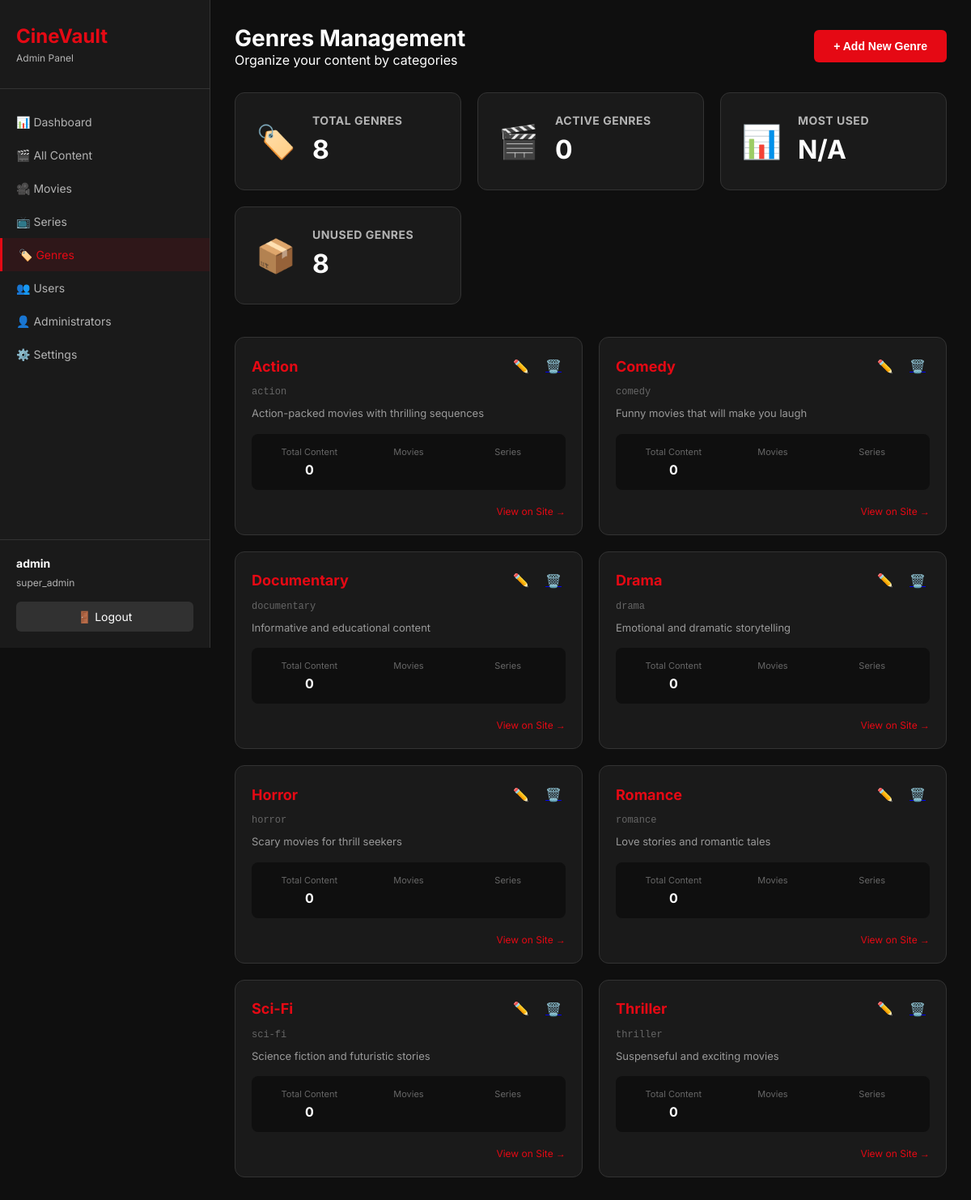
Page /admin/genres.php (signed in) on the committed database.
### tables this page shows
CREATE TABLE `genres` (
  `id` int(11) NOT NULL,
  `name` varchar(50) NOT NULL,
  `slug` varchar(50) NOT NULL,
  `description` text DEFAULT NULL,
  `created_at` timestamp NOT NULL DEFAULT current_timestamp()
);

### admin/genres.php (the view, shortened to what this page needs)
<?php
$db = getDB();
$genresQuery = "SELECT g.*,
                COUNT(c.id) as content_count,
                SUM(c.content_type = 'movie') as movie_count,
                SUM(c.content_type = 'series') as series_count
                FROM genres g
                LEFT JOIN content c ON g.id = c.genre_id
                GROUP BY g.id
                ORDER BY g.name";
$genres = $db->query($genresQuery);
?>
<!DOCTYPE html>
<html lang="en">
<head>
    <link rel="stylesheet" href="assets/admin.css">
    <link rel="stylesheet" href="css/genre.css">
</head>
<body>
    <div class="admin-container">
        <aside class="sidebar">
            <div class="sidebar-header">
                <h1>CineVault</h1>
                <p>Admin Panel</p>
            </div>
            <nav class="sidebar-nav">
                <a href="dashboard.php">📊 Dashboard</a>
                <a href="content.php">🎬 All Content</a>
                <a href="movies.php">🎥 Movies</a>
                <a href="series.php">📺 Series</a>
                <a href="genres.php" class="active">🏷️ Genres</a>
                <a href="users.php">👥 Users</a>
                <a href="admins.php">👤 Administrators</a>
                <a href="settings.php">⚙️ Settings</a>
            </nav>
            <div class="sidebar-footer">
                <div class="admin-info">
                    <strong><?php echo $_SESSION['admin_username']; ?></strong>
                    <span><?php echo $_SESSION['admin_role']; ?></span>
                </div>
                <a href="api/logout.php" class="logout-btn">🚪 Logout</a>
            </div>
        </aside>
        <main class="main-content">
            <header class="content-header">
                <div>
                    <h2>Genres Management</h2>
                    <p class="subtitle">Organize your content by categories</p>
                </div>
                <button class="btn-primary" onclick="openAddModal()">+ Add New Genre</button>
            </header>
            <div class="stats-grid">
                <div class="stat-card">
                    <div class="stat-icon">🏷️</div>
                    <div class="stat-details">
                        <h3>Total Genres</h3>
                        <p class="stat-number"><?php echo $genres->num_rows; ?></p>
                    </div>
                </div>
                <div class="stat-card">
                    <div class="stat-icon">🎬</div>
                    <div class="stat-details">
                        <h3>Active Genres</h3>
                        <p class="stat-number"><?php
                            $active = $db->query("SELECT COUNT(DISTINCT genre_id) as count FROM content WHERE genre_id IS NOT NULL");
                            echo $active->fetch_assoc()['count'];
                        ?></p>
                    </div>
                </div>
                <div class="stat-card">
                    <div class="stat-icon">📊</div>
                    <div class="stat-details">
                        <h3>Most Used</h3>
                        <p class="stat-number"><?php
                            $most = $db->query("SELECT g.name FROM genres g
                                               JOIN content c ON g.id = c.genre_id
                                               GROUP BY g.id
                                               ORDER BY COUNT(c.id) DESC
                                               LIMIT 1");
                            echo $most->num_rows > 0 ? $most->fetch_assoc()['name'] : 'N/A';
                        ?></p>
                    </div>
                </div>
                <div class="stat-card">
                    <div class="stat-icon">📦</div>
                    <div class="stat-details">
                        <h3>Unused Genres</h3>
                        <p class="stat-number"><?php
                            $unused = $db->query("SELECT COUNT(*) as count FROM genres g
                                                 LEFT JOIN content c ON g.id = c.genre_id
                                                 WHERE c.id IS NULL");
                            echo $unused->fetch_assoc()['count'];
                        ?></p>
                    </div>
                </div>
            </div>
            <div class="genres-grid">
                <?php while ($genre = $genres->fetch_assoc()): ?>
                <div class="genre-card">
                    <div class="genre-header">
                        <h3><?php echo htmlspecialchars($genre['name']); ?></h3>
                        <div class="genre-actions">
                            <button onclick="editGenre(<?php echo $genre['id']; ?>)" class="icon-btn">✏️</button>
                            <a href="?delete=<?php echo $genre['id']; ?>" class="icon-btn delete" onclick="return confirm('Delete this genre?')">🗑️</a>
                        </div>
                    </div>
                    <div class="genre-slug"><?php echo $genre['slug']; ?></div>
                    <p class="genre-description"><?php echo $genre['description'] ?? 'No description'; ?></p>
                    <div class="genre-stats">
                        <div class="stat-item">
                            <span class="stat-label">Total Content</span>
                            <span class="stat-value"><?php echo $genre['content_count']; ?></span>
                        </div>
                        <div class="stat-item">
                            <span class="stat-label">Movies</span>
                        </div>
                        <div class="stat-item">
                            <span class="stat-label">Series</span>
                        </div>
                    </div>
                    <div class="genre-preview">
                        <a href="../pages/genre.php?slug=<?php echo $genre['slug']; ?>" target="_blank" class="preview-link">View on Site →</a>
                    </div>
                </div>
                <?php endwhile; ?>
            </div>
        </main>
    </div>
</body>
</html>

### admin/assets/admin.css (style rules this page uses)
:root { --primary: #e50914; --primary-dark: #b2070f; --sidebar-bg: #1a1a1a; --content-bg: #0f0f0f; --text: #ffffff; --text-secondary: #b3b3b3; --border: #333333; --success: #4caf50; --danger: #f44336; --warning: #ff9800; }
* { margin: 0; padding: 0; box-sizing: border-box; }
body { font-family: 'Inter', sans-serif; background: var(--content-bg); color: var(--text); }
.admin-container { display: flex; min-height: 100vh; }
.sidebar { width: 260px; background: var(--sidebar-bg); border-right: 1px solid var(--border); display: flex; flex-direction: column; position: fixed; height: 100vh; overflow-y: auto; }
.sidebar-header { padding: 30px 20px; border-bottom: 1px solid var(--border); }
.sidebar-header h1 { color: var(--primary); font-size: 24px; margin-bottom: 5px; }
.sidebar-header p { color: var(--text-secondary); font-size: 12px; }
.sidebar-nav { flex: 1; padding: 20px 0; }
.sidebar-nav a { display: flex; align-items: center; gap: 12px; padding: 12px 20px; color: var(--text-secondary); text-decoration: none; transition: all 0.3s; font-size: 14px; }
.sidebar-nav a:hover, .sidebar-nav a.active { background: rgba(229, 9, 20, 0.1); color: var(--primary); border-left: 3px solid var(--primary); }
.sidebar-footer { padding: 20px; border-top: 1px solid var(--border); }
.admin-info { margin-bottom: 15px; }
.admin-info strong { display: block; font-size: 14px; margin-bottom: 4px; }
.admin-info span { font-size: 12px; color: var(--text-secondary); }
.logout-btn { display: block; padding: 10px; background: rgba(255, 255, 255, 0.1); color: var(--text); text-decoration: none; border-radius: 6px; font-size: 14px; text-align: center; transition: background 0.3s; }
.main-content { flex: 1; margin-left: 260px; padding: 30px; }
.content-header { display: flex; justify-content: space-between; align-items: center; margin-bottom: 30px; }
.content-header h2 { font-size: 28px; }
.stats-grid { display: grid; grid-template-columns: repeat(auto-fit, minmax(250px, 1fr)); gap: 20px; margin-bottom: 40px; }
.stat-card { background: var(--sidebar-bg); border-radius: 12px; padding: 25px; display: flex; align-items: center; gap: 20px; border: 1px solid var(--border); }
.stat-icon { font-size: 40px; }
.stat-details h3 { font-size: 14px; color: var(--text-secondary); margin-bottom: 8px; text-transform: uppercase; letter-spacing: 0.5px; }
.stat-number { font-size: 32px; font-weight: 700; margin-bottom: 5px; }
.btn-primary { background: var(--primary); color: white; border: none; border-radius: 6px; padding: 12px 24px; font-size: 14px; font-weight: 600; cursor: pointer; text-decoration: none; display: inline-block; transition: background 0.3s; }

### admin/css/genre.css (style rules this page uses)
.genres-grid { display: grid; grid-template-columns: repeat(auto-fill, minmax(300px, 1fr)); gap: 20px; margin-top: 30px; }
.genre-card { background: #1a1a1a; border-radius: 12px; padding: 20px; border: 1px solid #333; transition: transform 0.3s; }
.genre-header { display: flex; justify-content: space-between; align-items: center; margin-bottom: 10px; }
.genre-header h3 { font-size: 18px; color: #e50914; }
.genre-actions { display: flex; gap: 10px; }
.icon-btn { background: none; border: none; font-size: 16px; cursor: pointer; padding: 5px; border-radius: 4px; transition: background 0.3s; }
.genre-slug { font-size: 12px; color: #666; margin-bottom: 10px; font-family: monospace; }
.genre-description { font-size: 13px; color: #999; margin-bottom: 15px; line-height: 1.5; }
.genre-stats { display: grid; grid-template-columns: 1fr 1fr 1fr; gap: 10px; background: #0f0f0f; border-radius: 8px; padding: 15px; margin-bottom: 15px; }
.stat-item { text-align: center; }
.stat-label { display: block; font-size: 11px; color: #666; margin-bottom: 5px; }
.stat-value { font-size: 16px; font-weight: bold; color: white; }
.genre-preview { text-align: right; }
.preview-link { color: #e50914; text-decoration: none; font-size: 12px; }

### rows in the picture
genres: name "Action", slug "action", description "Action-packed movies with thrilling sequences", content_count "0"
genres: name "Comedy", slug "comedy", description "Funny movies that will make you laugh", content_count "0"
genres: name "Documentary", slug "documentary", description "Informative and educational content", content_count "0"
genres: name "Drama", slug "drama", description "Emotional and dramatic storytelling", content_count "0"
genres: name "Horror", slug "horror", description "Scary movies for thrill seekers", content_count "0"
genres: name "Romance", slug "romance", description "Love stories and romantic tales", content_count "0"
genres: name "Sci-Fi", slug "sci-fi", description "Science fiction and futuristic stories", content_count "0"
genres: name "Thriller", slug "thriller", description "Suspenseful and exciting movies", content_count "0"

### other values in the picture
$_SESSION['admin_username'] "admin"
$_SESSION['admin_role'] "super_admin"
$genres->num_rows "8"
$active->fetch_assoc()['count'] "0"
$unused->fetch_assoc()['count'] "8"
